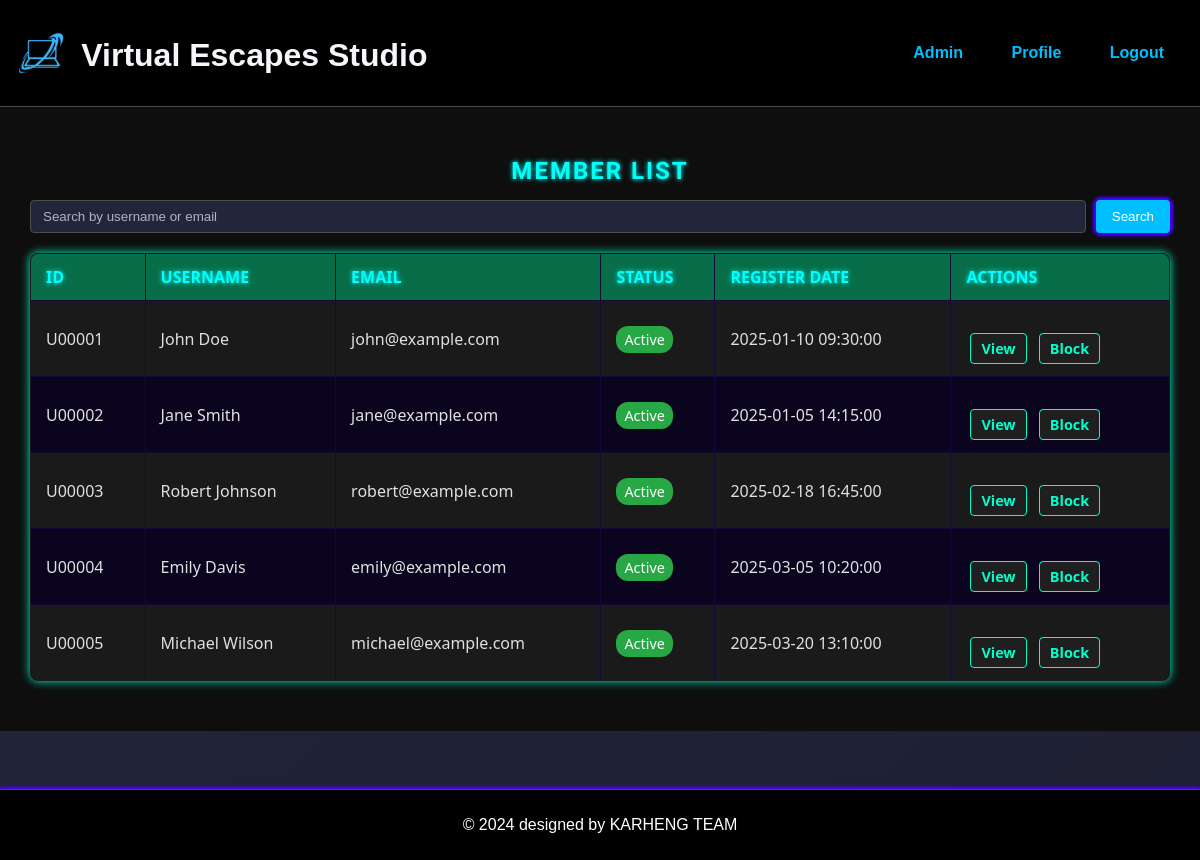
/member/member.php (signed in), run on the app's committed database.
### tables this page shows
CREATE TABLE `user` (
  `User_ID` char(6) NOT NULL,
  `Username` varchar(100) NOT NULL,
  `Gender` varchar(10) DEFAULT NULL,
  `Password` varchar(255) NOT NULL,
  `Birthday` date DEFAULT NULL,
  `Register_Date` datetime NOT NULL,
  `Email` varchar(100) NOT NULL,
  `Address` varchar(255) NOT NULL,
  `Status` varchar(20) NOT NULL DEFAULT 'Active'
);

### member/member.php (the view, shortened to what this page needs)
<?php
include '../includes/header.php';
include '../db.php';
$search = isset($_GET['search']) ? $_GET['search'] : '';
if ($search !== '') {
    $stmt = $conn->prepare("SELECT DISTINCT * FROM User WHERE Username LIKE ? OR Email LIKE ? ORDER BY User_ID");
    $searchTerm = "%$search%";
    $stmt->execute([$searchTerm, $searchTerm]);
} else {
    $stmt = $conn->prepare("SELECT DISTINCT * FROM User ORDER BY User_ID");
    $stmt->execute();
}
$users = $stmt->fetchAll(PDO::FETCH_ASSOC);
?>
<div class="admin-dashboard">
    <h2>Member List</h2>
    <form method="GET" action="" class="search-form">
        <input type="text" name="search" placeholder="Search by username or email" value="<?php echo htmlspecialchars($search); ?>">
        <button type="submit" class="search-btn">Search</button>
    </form>
    <table class="member-table">
        <thead>
            <tr>
                <th>ID</th>
                <th>Username</th>
                <th>Email</th>
                <th>Status</th>
                <th>Register Date</th>
                <th>Actions</th>
            </tr>
        </thead>
        <tbody>
            <?php foreach ($users as $user): ?>
                <tr>
                    <td><?php echo $user['User_ID']; ?></td>
                    <td><?php echo htmlspecialchars($user['Username']); ?></td>
                    <td><?php echo htmlspecialchars($user['Email']); ?></td>
                    <td>
                        <span class="status-badge <?php echo isset($user['Status']) && $user['Status'] === 'Active' ? 'status-active' : 'status-blocked'; ?>">
                            <?php echo htmlspecialchars($user['Status'] ?? 'Active'); ?>
                        </span>
                    </td>
                    <td><?php echo htmlspecialchars($user['Register_Date']); ?></td>
                    <td>
                        <a href="../member/member_detail.php?id=<?php echo $user['User_ID']; ?>" class="action-btn view-btn">View</a>
                        <?php if (isset($user['Status']) && $user['Status'] === 'Active'): ?>
                            <a href="block_member.php?id=<?php echo $user['User_ID']; ?>" class="action-btn block-btn" onclick="return confirm('Are you sure you want to block this member?')">Block</a>
                        <?php else: ?>
                            <a href="unblock_member.php?id=<?php echo $user['User_ID']; ?>" class="action-btn unblock-btn" onclick="return confirm('Are you sure you want to unblock this member?')">Unblock</a>
                        <?php endif; ?>
                    </td>
                </tr>
            <?php endforeach; ?>
        </tbody>
    </table>
</div>
<?php
include '../includes/footer.php';
?>

### data on the page
user: User_ID "U00001", Username "John Doe", Email "john@example.com", Status "Active", Register_Date "2025-01-10 09:30:00"
user: User_ID "U00002", Username "Jane Smith", Email "jane@example.com", Status "Active", Register_Date "2025-01-05 14:15:00"
user: User_ID "U00003", Username "Robert Johnson", Email "robert@example.com", Status "Active", Register_Date "2025-02-18 16:45:00"
user: User_ID "U00004", Username "Emily Davis", Email "emily@example.com", Status "Active", Register_Date "2025-03-05 10:20:00"
user: User_ID "U00005", Username "Michael Wilson", Email "michael@example.com", Status "Active", Register_Date "2025-03-20 13:10:00"
